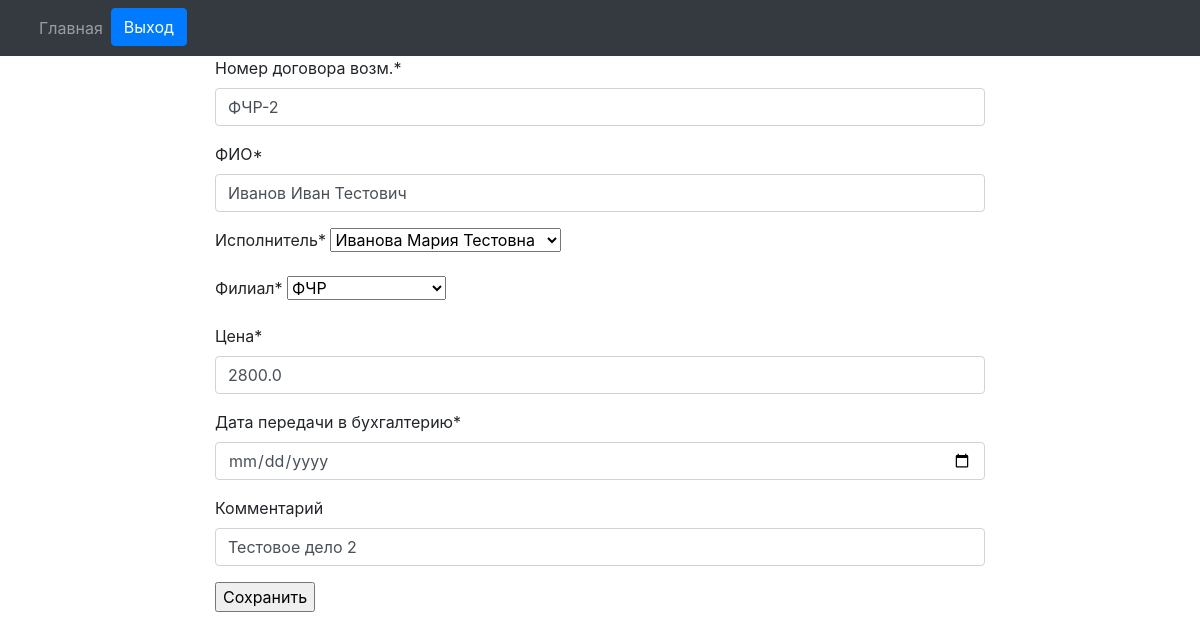
/paid_departure/filials/orders/edit/14/ (signed in), run on the app's committed database.
### engine/models.py (models this page shows, shortened)
class Reestr_oferts(models.Model):
    number_orders_vozm = models.CharField(max_length=20, blank=False, verbose_name='Номер договора возм.', db_index=True, unique=True)
    fio = models.CharField(max_length=128, blank=False, verbose_name='ФИО')
    date_orders = models.DateField(auto_now_add=True, verbose_name='Дата договора')
    date_akt = models.DateField(auto_now_add=True, verbose_name='Дата акта')
    exicutor = models.ForeignKey(Exicuters, on_delete=models.PROTECT, verbose_name='Исполнитель')
    filial = models.ForeignKey(Filials, on_delete=models.PROTECT, verbose_name='Филиал')
    price = models.FloatField(max_length=10, verbose_name='Цена')
    date_buhgt = models.DateField(verbose_name='Дата передачи в бухгалтерию')
    comment = models.CharField(max_length=512, verbose_name='Комментарий', blank=True)

class Exicuters(models.Model):
    fio = models.CharField(max_length=128, blank=False, verbose_name='ФИО исполнителя')
    position_filial = models.CharField(max_length=128, blank=False, default='Администратор', verbose_name='Должность')
    filial = models.ForeignKey(Filials, on_delete=models.PROTECT, verbose_name='Филиал к котрому привязан исполнитель')
    def __str__(self):
        return self.fio

### engine/views.py (the view)
# urls.py: path('filials/orders/edit/<int:pk>/', EditOrder.as_view(), name='edit_order'),
class EditOrder(PermissionRequiredMixin, UpdateView):
    permission_required = 'engine.change_reestr_oferts'
    model = Reestr_oferts
    form_class = CreateOrderForm
    template_name = 'orders/edit_order.html'
    success_url = '/paid_departure/filials/'
    def get_context_data(self, *args, **kwargs):
        context = super().get_context_data(*args, **kwargs)
        context['order'] = Reestr_oferts.objects.all()
        return context

### engine/forms.py
class CreateOrderForm(ModelForm):
    def __init__(self, *args, name_filial=None, exicutor=None, **kwargs):
        super().__init__(*args, **kwargs)
        if name_filial == None or exicutor == None:
            pass
        else:
            self.fields['filial'].queryset = Filials.objects.filter(name=name_filial)
            self.fields['exicutor'].queryset = Exicuters.objects.filter(filial_id=exicutor)
    class Meta:
        model = Reestr_oferts
        fields = ('number_orders_vozm', 'fio', 'exicutor', 'filial', 'price', 'date_buhgt', 'comment')
        widgets = {
            'date_buhgt': forms.DateInput(
                format=('%d/%m/%Y'),
                attrs={'class': 'form-control',
                       'placeholder': 'Select a date',
                       'type': 'date'
                      }),
        }

### engine/models.py (called while the page is built)
    def __str__(self):
        return self.name

### engine/templates/orders/edit_order.html (shortened to what this page needs)
{% load crispy_forms_tags %}
{% block nav %}{% include "orders/nav.html" %}{% endblock %}
<!DOCTYPE html>
<html>
<head>
    <link rel="stylesheet" href="https://stackpath.bootstrapcdn.com/bootstrap/4.1.3/css/bootstrap.min.css">
</head>
<body>
    <header class="site-header">
      <div class="container-fluid">
        <div class="row justify-content-center">
          <div class="col-8">
            <form method="post">
                {{ form|crispy }}
                <input  type="submit" value="Сохранить"/>
            </form>
          </div>
        </div>
      </div>
    </header>
</body>
</html>

### data on the page
Reestr_oferts: number_orders_vozm "ФЧР-2", fio "Иванов Иван Тестович", exicutor "Иванова Мария Тестовна", filial "ФЧР", price "2800.0", comment "Тестовое дело 2"
